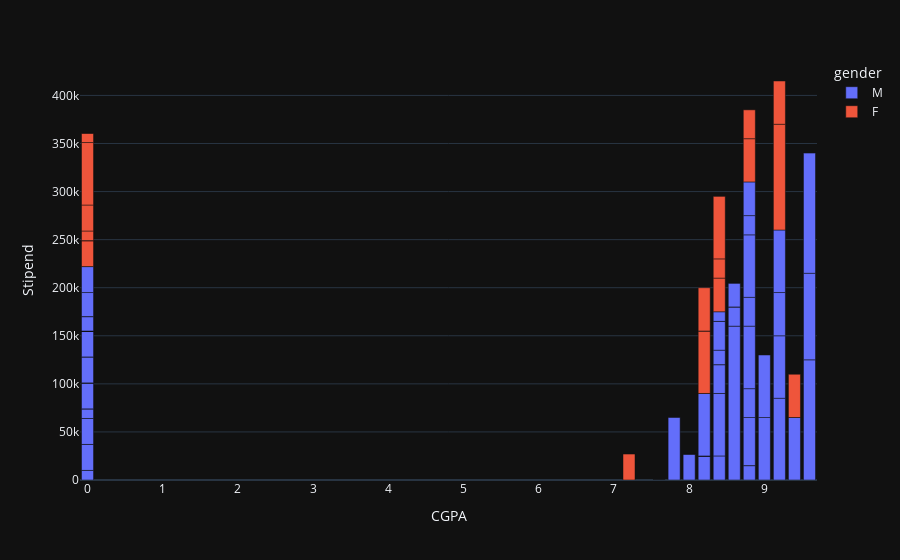

Notebook cell for this chart:
### Markdown cell above
Still better CGPA in males, also increase in female stipend is more than increase in male stipend.

As we know, mean can pe affected by a couple of extreme inputs. So let's check if there is anything like this hered. Also here our previous insight regarding higher CGPA means higher stipend seems to be wrong, let's study this as well

### Code cell
fig = px.bar(df, x="CGPA", y="Stipend", color="gender")
fig.update_layout(template="plotly_dark")
fig

### Figure 1 — Plotly figure (JSON) as saved in the notebook; plotly's stock layout.template omitted (floating-point values rounded to 4 significant figures)
{"data": [{"alignmentgroup": "True", "hovertemplate": "gender=M<br>CGPA=%{x}<br>Stipend=%{y}<extra></extra>", "legendgroup": "M", "marker": {"color": "#636efa", "pattern": {"shape": ""}}, "name": "M", "offsetgroup": "M", "orientation": "v", "showlegend": true, "textposition": "auto", "type": "bar", "x": [8.2, 9.2, 8.8, 8.2, 0, 8.8, 0, 9.6, 9.4, 0, 8.8, 0, 8, 8.4, 9.6, 0, 0, 0, 0, 0, 0, 8.8, 8.6, 8, 8.2, 8, 8.6, 9, 0, 8.2, 0, 0, 9.2, 8.4, 8.4, 8, 8.4, 8.6, 0, 7.6, 0, 8.4, 8.4, 8.8, 0, 0, 0, 8.4, 8.4, 8.8, 7.6, 0, 0, 0, 0, 0, 0, 8.4, 8.8, 8.2, 0, 8.6, 9.2, 9.2, 8.8, 8.4, 8.4, 9.6, 0, 7.8, 7.8, 0, 8.2, 8.2, 9.4, 7.8, 9.4, 0, 0, 8.8, 8.6, 8.6, 0, 9, 0, 0, 0, 7.8, 8.4, 0, 8.4, 0], "xaxis": "x", "y": [25000, 85000, 15000, 0, 0, 0, 10000, 125000, 65000, 0, 50000, 27000, 0, 0, 90000, 0, 0, 0, 0, 27000, 0, 30000, 0, 27000, 0, 0, 160000, 65000, 0, 0, 0, 10000, 65000, 0, 0, 0, 0, 20000, 0, 0, 27000, 25000, 65000, 65000, 0, 0, 0, 0, 30000, 30000, 0, 27000, 0, 27000, 0, 0, 0, 0, 65000, 65000, 0, 0, 45000, 65000, 20000, 15000, 30000, 125000, 0, 0, 0, 0, 0, 0, 0, 0, 0, 0, 15000, 35000, 25000, 0, 0, 65000, 0, 0, 25000, 65000, 0, 27000, 10000, 0], "yaxis": "y"}, {"alignmentgroup": "True", "hovertemplate": "gender=F<br>CGPA=%{x}<br>Stipend=%{y}<extra></extra>", "legendgroup": "F", "marker": {"color": "#EF553B", "pattern": {"shape": ""}}, "name": "F", "offsetgroup": "F", "orientation": "v", "showlegend": true, "textposition": "auto", "type": "bar", "x": [0, 8.4, 8.8, 7.2, 9.2, 0, 0, 8.2, 8.8, 0, 8.4, 9.2, 0, 0, 0, 0, 8.4, 0, 0, 8.2, 8.6, 9.4, 8.2, 0, 8.2], "xaxis": "x", "y": [27000, 35000, 45000, 27000, 110000, 0, 0, 0, 30000, 0, 20000, 45000, 10000, 27000, 65000, 10000, 65000, 0, 0, 65000, 0, 45000, 0, 0, 45000], "yaxis": "y"}], "layout": {"barmode": "relative", "legend": {"title": {"text": "gender"}, "tracegroupgap": 0}, "margin": {"t": 60}, "xaxis": {"anchor": "y", "domain": [0, 1], "title": {"text": "CGPA"}}, "yaxis": {"anchor": "x", "domain": [0, 1], "title": {"text": "Stipend"}}}}
